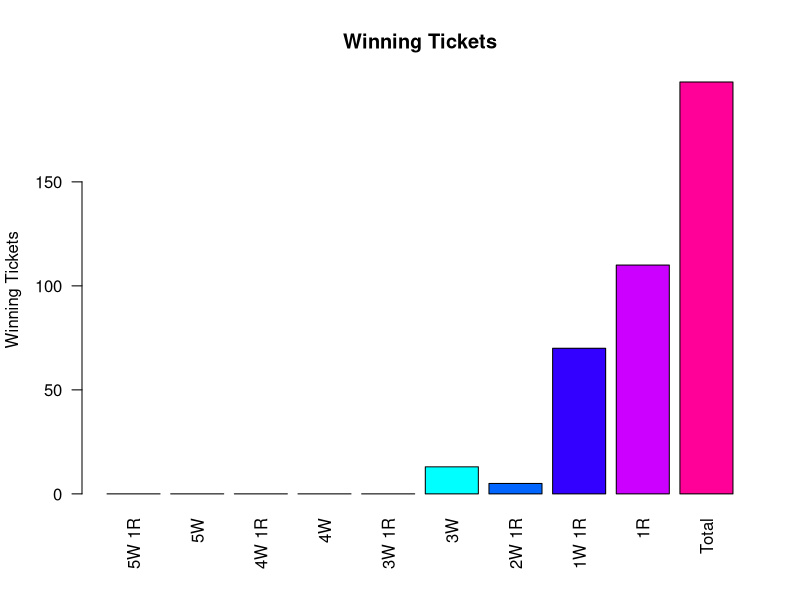
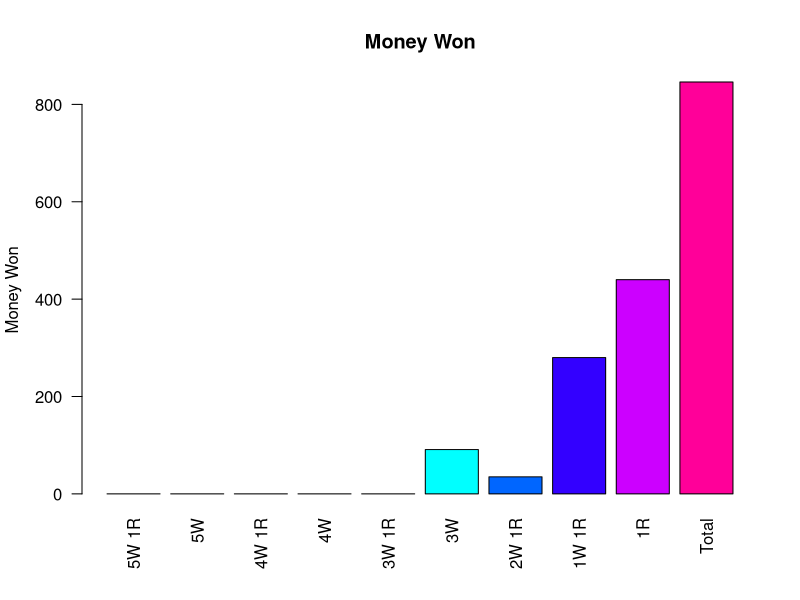
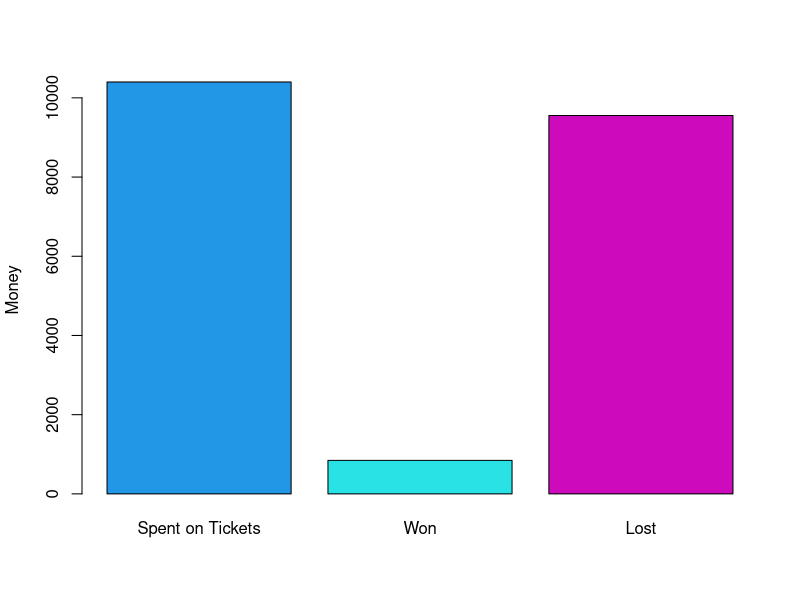

The R source for these figures, in order:
## ---- chunk 1
n=as.integer(5200) ## Change the amount of tickets bought here

## ---- chunk 2
GRANDPRIZE=as.integer(60000000) #Change grand prize here
## ---- chunk 3
winning.ticket=NULL
winning.ticket=list(winning.ticket)


for (i in 1:n){ 
  winning.ticket[[i]]= c(sort(sample(69,5)),sample(26,1))
}

ticket=NULL
ticket=list(ticket)
for (i in 1:n){ 
  ticket[[i]]= c(sort(sample(69,5)),sample(26,1))
}
sum.5w.1r=0
sum.5w=0
sum.4w.1r=0
sum.4w=0
sum.3w.1r=0
sum.3w=0
sum.2w.1r=0
sum.1w.1r=0
sum.1r=0
win.ticket=NULL
win.ticket=list(win.ticket)
for(i in 1:n){
if (sum(ticket[[i]]==winning.ticket[[i]])==6){
      sum.5w.1r=sum.5w.1r+1
    win.ticket[[i]]=ticket[[i]]}
    else if(sum(ticket[[i]][1:5]==winning.ticket[[i]][1:5])==5){
      sum.5w=sum.5w+1
    win.ticket[[i]]=ticket[[i]]}
    else if(sum(ticket[[i]][1:5]%in%winning.ticket[[i]][1:5])==4 && sum(ticket[[i]][6]==winning.ticket[[i]][6])==1){
      sum.4w.1r=sum.4w.1r+1
    win.ticket[[i]]=ticket[[i]]}
    else if(sum(ticket[[i]][1:5]%in%winning.ticket[[i]][1:5])==4){
      sum.4w=sum.4w+1
    win.ticket[[i]]=ticket[[i]]}
    else if(sum(ticket[[i]][1:5]%in%winning.ticket[[i]][1:5])==3 && sum(ticket[[i]][6]==winning.ticket[[i]][6])==1){
      sum.3w.1r=sum.3w.1r+1
    win.ticket[[i]]=ticket[[i]]}
    else if(sum(ticket[[i]][1:5]%in%winning.ticket[[i]][1:5])==3){
      sum.3w=sum.3w+1
    win.ticket[[i]]=ticket[[i]]}
    else if(sum(ticket[[i]][1:5]%in%winning.ticket[[i]][1:5])==2 && sum(ticket[[i]][6]==winning.ticket[[i]][6])==1){
      sum.2w.1r=sum.2w.1r+1
    win.ticket[[i]]=ticket[[i]]}
    else if(sum(ticket[[i]][1:5]%in%winning.ticket[[i]][1:5])==1 && sum(ticket[[i]][6]==winning.ticket[[i]][6])==1){
      sum.1w.1r=sum.1w.1r+1
    win.ticket[[i]]=ticket[[i]]}
    else if(sum(ticket[[i]][6]==winning.ticket[[i]][6])==1){
      sum.1r=sum.1r+1
    win.ticket[[i]]=ticket[[i]]
    }
}
win.ticket=split(unlist(win.ticket), ceiling(seq_along(unlist(win.ticket))/6))
winnings=sum.5w.1r*GRANDPRIZE+sum.5w*1000000+sum.4w.1r*50000+sum.4w*100+sum.3w.1r*100+sum.3w*7+sum.2w.1r*7+sum.1w.1r*4+sum.1r*4
## ---- chunk 4
x=c(sum.5w.1r,sum.5w,sum.4w.1r,sum.4w,sum.3w.1r,sum.3w,sum.2w.1r,sum.1w.1r,sum.1r,length(win.ticket))
barplot(x,las=2,names.arg=c("5W 1R","5W","4W 1R","4W","3W 1R","3W","2W 1R","1W 1R","1R","Total"),col=rainbow(10),main=paste("Winning Tickets"),ylab="Winning Tickets")

## ---- chunk 5
y=c("Grand Prize","1,000,000","50,000","100","100","7","7","4","4","Total")


x=c(sum.5w.1r*GRANDPRIZE, sum.5w*1000000, sum.4w.1r*50000, sum.4w*100,sum.3w.1r*100, sum.3w*7, sum.2w.1r*7, sum.1w.1r*4, sum.1r*4,winnings)
barplot(x,las=2,names.arg=c("5W 1R","5W","4W 1R","4W","3W 1R","3W","2W 1R","1W 1R","1R","Total"),col=rainbow(10),main=paste("Money Won"),ylab="Money Won")


## ---- chunk 6
barplot(c(2*n,winnings,abs(2*n-winnings)),col=c(44:46),names.arg=c("Spent on Tickets","Won","Lost"),ylab="Money")
## ---- chunk 7
best.ticket=x
q=best.ticket[7]
w=best.ticket[6]
best.ticket[6]=q
best.ticket[7]=w
best.ticket=which(best.ticket!=0)[1]
la=TRUE
while(la){
       if (best.ticket==1){
    print(paste("Your best ticket had  5 Whites + Powerball Matched ($Grand Prize)"))
         break
       }
       if(best.ticket==2){ 
    print(paste("Your best ticket had  5 Whites Matched ($1,000,000"))
         break
       }
       if(best.ticket==3){ 
    print(paste("Your best ticket had  4 Whites + Powerball Matched ($50,000)"))
         break
       }
       if(best.ticket==4){ 
    print(paste("Your best ticket had  4 Whites Matched ($100)"))
         break
       }
       if(best.ticket==5){ 
    print(paste("Your best ticket had  3 Whites + Powerball Matched ($100)"))
         break
       }
       if(best.ticket==6){ 
    print(paste("Your best ticket had  2 Whites + Powerball Matched ($7)"))
         break
       }
       if(best.ticket==7){
    print(paste("Your best ticket had  3 Whites Matched ($7)"))
         break
       }
       if(best.ticket==8){ 
    print(paste("Your best ticket had  1 White + Powerball Matched ($4)"))
         break
       }
       if(best.ticket==9){ 
    print(paste("Your best ticket had  Power Ball Matched ($4)"))
         break
         
       }
  
}
## ---- chunk 8
cat(  "In your lifetime you spent $", as.integer(2*n),"and won $", as.integer(winnings),"", "\n",
      "From the",  n , "tickets you purchased", as.integer(length(win.ticket)), "tickets were winners.","\n",
      "You lost $", (2*n)-winnings,"(if negative you won!!).","\n","\n",
      "You got 5 White + Powerball   ", sum.5w.1r, "time(s).","\n",
      "You got 5 White               ", sum.5w, "time(s).","\n",
      "You got 4 White + Powerball   ", sum.4w.1r, "time(s).","\n",
      "You got 4 White               ", sum.4w, "time(s),","\n",
      "You got 3 White + Powerball   ", sum.3w.1r, "time(s).","\n",
      "You got 3 White               ", sum.3w, "time(s),","\n",
      "You got 2 White + Powerball   ", sum.2w.1r, "time(s).","\n",
      "You got 1 White + Powerball   ", sum.1w.1r, "time(s).","\n",
      "You got Powerball             ", sum.1r, "time(s)."
      )
